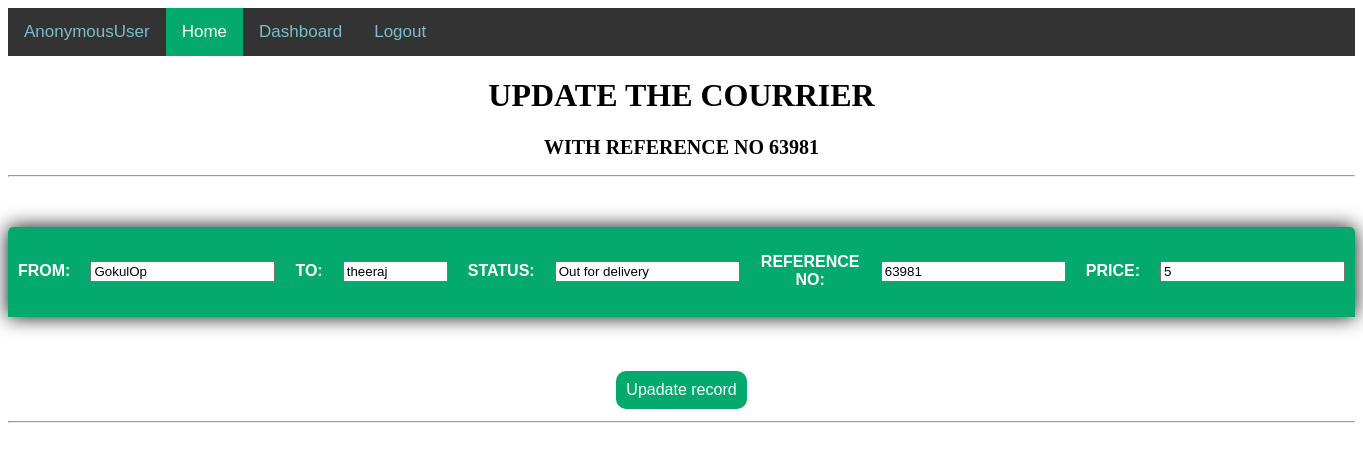
/edit/34, run on an earlier commit of the app's database.
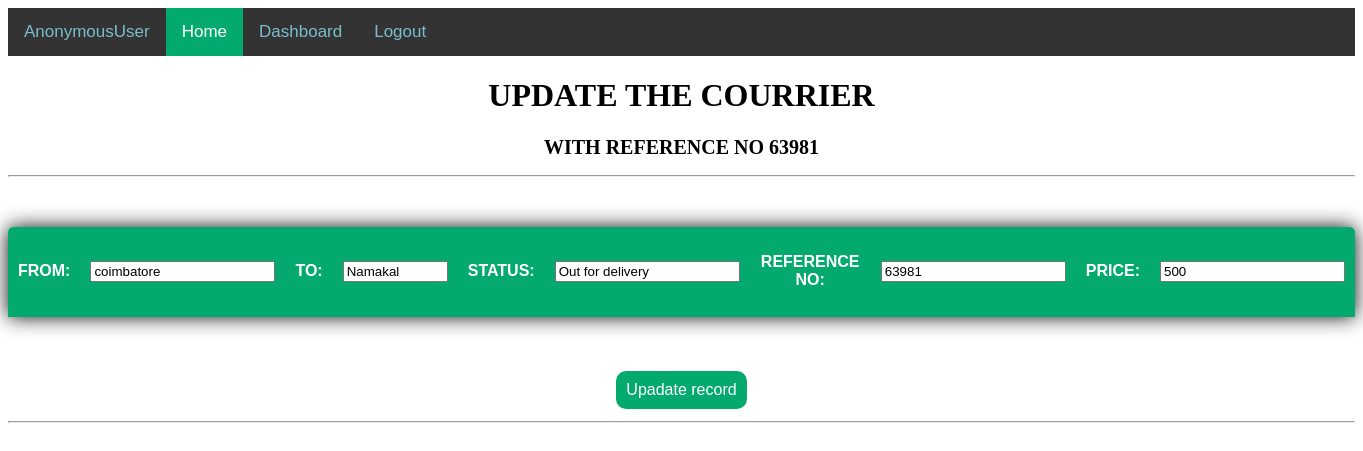
And on a later commit of the database.
### base/models.py (models this page shows)
class crudst(models.Model):
    STATUS = (
			('Pending', 'Pending'),
			('Out for delivery', 'Out for delivery'),
			('Delivered', 'Delivered'),
			)
    fromdes = models.CharField(max_length = 100)
    todes = models.CharField(max_length = 100)
    status = models.CharField(max_length= 100,null=True, choices=STATUS)# Create your models here.
    sno = models.IntegerField()
    price = models.IntegerField(null=True)

### base/views.py (the view)
# urls.py: path('edit/<int:id>', views.stedit,name="stedit"),
def stedit(request,id):
    getstudentdetails = crudst.objects.get(id=id)
    return render(request,"edit.html",{"crudst":getstudentdetails})

### templates/edit.html (shortened to what this page needs)
{% load static %}
<!DOCTYPE html>
<html lang="en">
<head>
    <link rel="stylesheet" href="{% static 'button.css' %}" >
    <link rel="stylesheet" href="{% static 'ed.css' %}" >
</head>
<body>
    <div class="topnav">
        <a href="/home">{{user}}</a>
        <a class="active" href="/home">Home</a>
        <a href="{% url 'stinsert' %}">Dashboard</a>
        <a href="/">Logout</a>
    </div>
    <center>
        <h1 style="font-family:Cambria, Cochin, Georgia, Times, 'Times New Roman', serif"> UPDATE THE COURRIER </h1>
        <h2 style="font-family:Cambria, Cochin, Georgia, Times, 'Times New Roman', serif  ; font-size:20px"> WITH REFERENCE NO    {{crudst.sno}}</h2>
    <hr/>
    <form method ="POST" action="/update/{{crudst.id}}">
    <table class="content-table">
                <tr class="one">
            <td>
                <p>FROM: </p>
            </td>
            <td><input type="text" name="fromdes" value="{{crudst.fromdes}}"></td>
            <td>
                <p>TO:</p>
            </td>
            <td><input type="text" name="todes" maxlength="10" size="10" height="1000" value="{{crudst.todes}}"></td>
            <td>
               <p>STATUS:</p>
            </td>
            <td><input type="text" name ="status" value="{{crudst.status}}"></td>
            <td>
               <p> REFERENCE NO: </p>
            </td>
            <td><input type="text" name="sno" value="{{crudst.sno}}"></td>
            <td>
               <p> PRICE: </p>
            </td>
            <td><input type="text" name="price" value="{{crudst.price}}"></td>
        </tr>
    </table>
    <input type="submit" class="button button4" value="Upadate record"/>
    <hr/>
    </center>
</body>
</html>

What changed in the data, as far as the page shows it:
changed crudst "Out for delivery": fromdes "GokulOp" → "coimbatore"; todes "theeraj" → "Namakal"; price "5" → "500"
